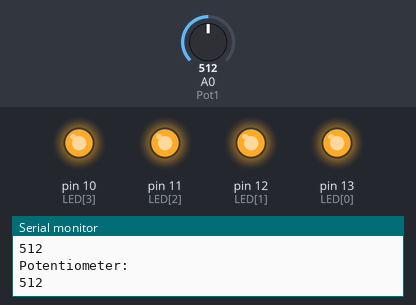
The sketch below on a simulated Arduino Uno, built with avr-gcc and run on an emulated ATmega328P. On the bench: output pins drawn as LEDs (lit = HIGH), the last lines printed to the serial monitor. The inputs (shaded band) are chosen by the test bench; at power-on: A0 (Pot1) = 512.

Above: at 1.3 s.
1.4 s: A0 (Pot1) set to 413
2.9 s: A0 (Pot1) set to 391
At 3.8 s:
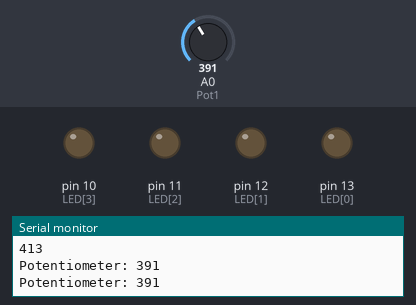
4.5 s: A0 (Pot1) set to 410
At 5.0 s:
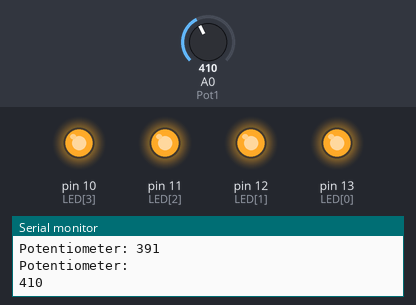
6.0 s: A0 (Pot1) set to 390
At 7.4 s:
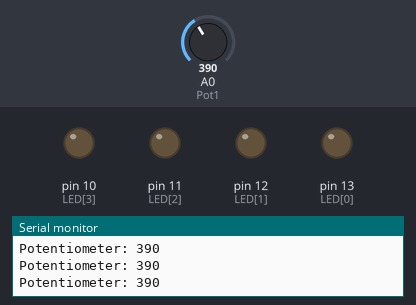
Timing chart, 0 to 8.5 s (numbered marks = the images above; inputs shaded):
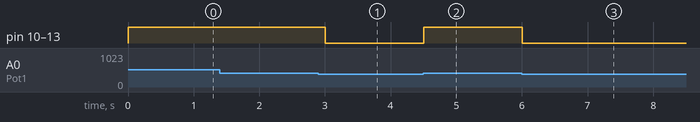

The sketch:

Pot_to_Led.ino
```cpp
//Código base pesquisado na internet sem autor/autor desconhecido


const byte LED[] = {13,12,11,10};
#define Pot1 0

void setup()
{
Serial.begin(9600);
// initialize the digital pin as an output.
/* Set each pin to outputs */
pinMode(LED[0], OUTPUT);
pinMode(LED[1], OUTPUT);
pinMode(LED[2], OUTPUT);
pinMode(LED[3], OUTPUT);
}

/* Main Program */
void loop()
{
int PotValue;
//Serial.print("Potentiometer reading: ");
PotValue = analogRead(Pot1);
/* Wait 0.5 seconds before reading again */
if(PotValue < 400)
{
digitalWrite(LED[0], LOW);
digitalWrite(LED[1], LOW);
digitalWrite(LED[2], LOW);
digitalWrite(LED[3], LOW);
Serial.print("Potentiometer: ");
Serial.println(PotValue);
}
else
{
digitalWrite(LED[0], HIGH);
digitalWrite(LED[1], HIGH);
digitalWrite(LED[2], HIGH);
digitalWrite(LED[3], HIGH);
Serial.println("Potentiometer: ");
Serial.println(PotValue);
}
delay(500);
}
```

Measured:
- the behaviour switches between 400 and 399 on A0 (Pot1) (found by bisection; images 0 and 1)
- after the input at 2.9 s, pin 10 (LED[3]), pin 11 (LED[2]), pin 12 (LED[1]), pin 13 (LED[0]): HIGH → LOW after 0.10 s
- after the input at 4.5 s, pin 10 (LED[3]), pin 11 (LED[2]), pin 12 (LED[1]), pin 13 (LED[0]): LOW → HIGH at once
- after the input at 6.0 s, pin 10 (LED[3]), pin 11 (LED[2]), pin 12 (LED[1]), pin 13 (LED[0]): HIGH → LOW at once
